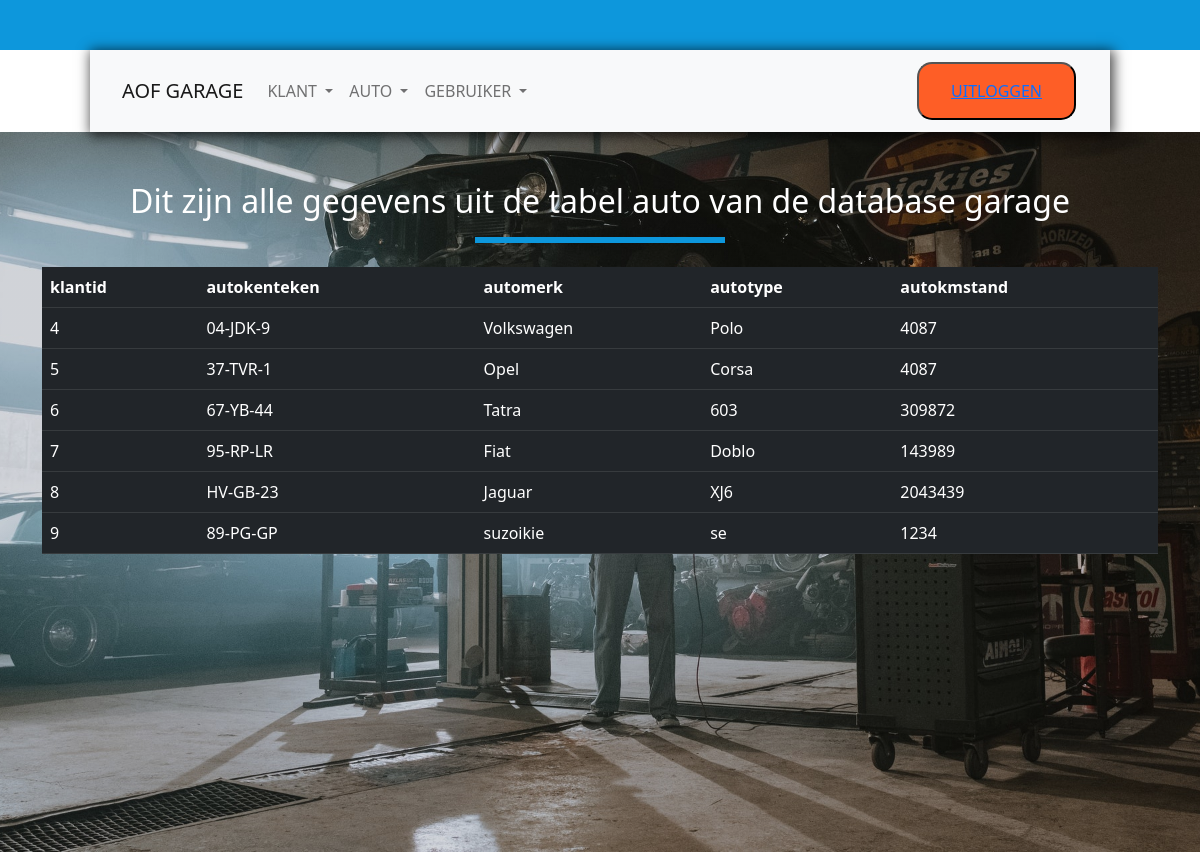
Page /planners-systeembeheerders/gar-read-auto.php on the committed database.
### tables this page shows
CREATE TABLE `auto` (
  `Autokenteken` varchar(10) NOT NULL,
  `Automerk` text NOT NULL,
  `Autotype` varchar(15) NOT NULL,
  `Autokmstand` int(10) NOT NULL,
  `Klantid` int(11) NOT NULL
);

### planners-systeembeheerders/gar-read-auto.php (the view, shortened to what this page needs)
<!doctype html>
<html lang="en">
<head>
</head>
<body>
<?php require_once "gar-menu-planners-systeembeheerders.php" ?>
<div class="contact-form">
<h2 class="create-klant">Dit zijn alle gegevens uit de tabel auto van de database garage</h2>
<div class="Lijn"></div>
<div class="container">
<table class="table table-dark table-hover">
  <tr>
    <th>klantid</th>
    <th>autokenteken</th>
    <th>automerk</th>
    <th>autotype</th>
    <th>autokmstand</th>
  </tr>
<?php
require_once "gar-connect.php";
global $conn;
$autos = $conn->prepare("
select autokenteken,
       automerk,
       autotype,
       autokmstand,
       klantid
from   auto
");
$autos->execute();
foreach ($autos as $auto)
 {
    echo "<tr>";
    echo "<td>" . $auto["klantid"]         ."</td>";
    echo "<td>" . $auto["autokenteken"]    ."</td>";
    echo "<td>" . $auto["automerk"]        ."</td>";
    echo "<td>" . $auto["autotype"]        ."</td>";
    echo "<td>" . $auto["autokmstand"]     ."</td>";
    echo "</tr>";
 }
?>
</table>
</div>
</body>
</html>

### main.css (style rules this page uses)
body { padding: 0; margin: 0; }
.contact-form { width: 100%; height: 90vh; background-image: linear-gradient(rgba(0, 0, 0, 0.10), rgba(0, 0, 0, 0.10)), url("img/auto-2.jpg"); background-size: cover; background-position: top; }
.create-klant { justify-content: center; display: flex; color: white; padding-top: 50px; }
.Lijn { width: 250px; height: 6px; background-color: #0d97dc; margin-left: auto; margin-right: auto; margin-top: 17px; }

### rows in the picture
auto: Klantid "4", Autokenteken "04-JDK-9", Automerk "Volkswagen", Autotype "Polo", Autokmstand "4087"
auto: Klantid "5", Autokenteken "37-TVR-1", Automerk "Opel", Autotype "Corsa", Autokmstand "4087"
auto: Klantid "6", Autokenteken "67-YB-44", Automerk "Tatra", Autotype "603", Autokmstand "309872"
auto: Klantid "7", Autokenteken "95-RP-LR", Automerk "Fiat", Autotype "Doblo", Autokmstand "143989"
auto: Klantid "8", Autokenteken "HV-GB-23", Automerk "Jaguar", Autotype "XJ6", Autokmstand "2043439"
auto: Klantid "9", Autokenteken "89-PG-GP", Automerk "suzoikie", Autotype "se", Autokmstand "1234"
